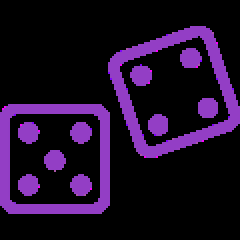
#> input picture Finding_Number_On_Dices/dices.png, 120 x 120 px, found by its file name (shown 2 times larger)
$ jupyter execute main.ipynb
#> lines starting #> are read from the running program, lines starting #| are printed output that depends on the picture; after the words box and inside, x2 and y2 are one past the last pixel; in counts of white or black regions, pixels touching at a corner belong together
[cell 1]
import skimage as ski
from skimage import color
import matplotlib.pyplot as plt

# fetch the image
path = r"D:\Image_Processing_Section\scikit-image\Photos\dices.png"
dices = ski.io.imread(path)
#> dices is the input picture: shape (120, 120, 3); mean R, G, B 30, 12.5, 40.2

# make the image grayscale
grayscaled_dice = color.rgb2gray(dices)
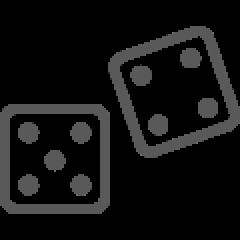
#> grayscaled_dice: shape (120, 120) float64 (shown 2 times larger); min 0, max 0.428, mean 0.0715


ski.io.imshow(grayscaled_dice)
plt.axis("off")

[cell 2]
from skimage.filters import threshold_otsu
from skimage.measure import find_contours

# Obtain the optimal tresh value
thresh = threshold_otsu(grayscaled_dice)
#> thresh = 0.000836

# apply thresholding
binarized = grayscaled_dice > thresh
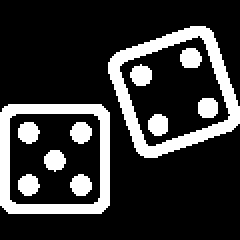
#> binarized: shape (120, 120) bool (shown 2 times larger); 20.4% white; 11 white regions, largest, box (x1, y1, x2, y2) and area: (54, 13, 120, 79) 1135, (0, 52, 55, 107) 980, (9, 61, 20, 72) 93

# find contours at a constant value of 0.8
contours = find_contours(binarized, 0.8)
#> contours = 13 point arrays, longest 255 points


# Create a new figure and axis
fig, ax = plt.subplots()

# Plot each contour
for contour in contours:
    ax.plot(contour[:, 1], contour[:, 0], linewidth=2)
#> this loop made 13 passes

# Show the image with contours
ax.imshow(grayscaled_dice, cmap='hot')

# Turn off axis
ax.axis('off')

# Show the plot
plt.show()
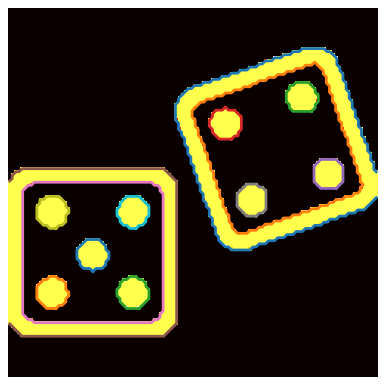
#> figure drawn by matplotlib, 1 panel

#### Count the dots in a dice's image
- Check that most of the contours aren't bigger in size than 50. If you count them, they are the exact number of dots in the image.

[cell 3]
# Set 50 as the maximum size of the dots shape
max_dots_shape = 50

# Count dots in contours excluding bigger than dots size
dots_contours = [cnt for cnt in contours if cnt.shape[0] < max_dots_shape]
#> dots_contours = 9 point arrays, longest 45 points

# Print the dice's number
print(f"Dice's dots number: {len(dots_contours)}")
#| Dice's dots number: 9
